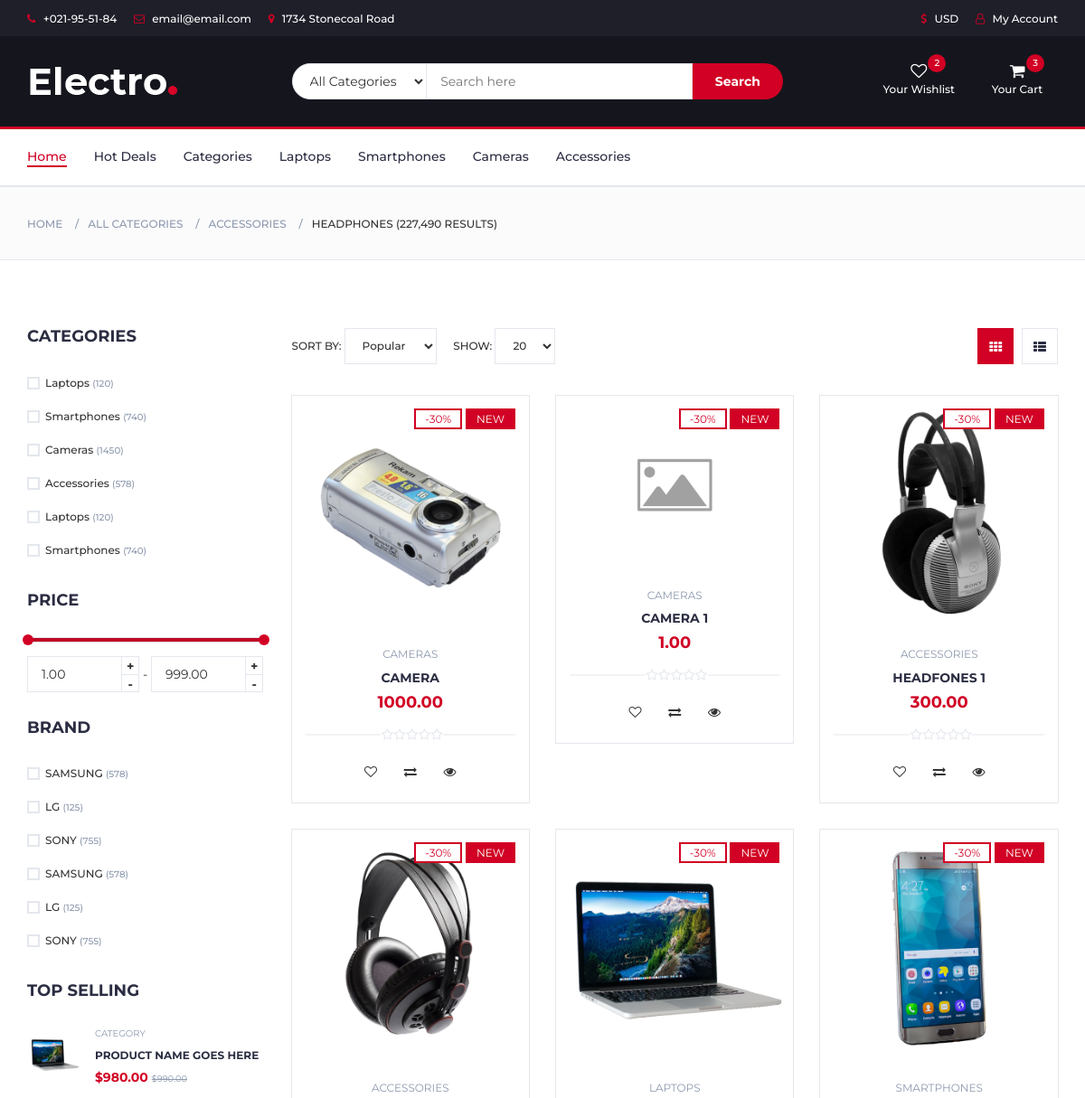
The page /store/ (upper part) on the database as committed earlier.
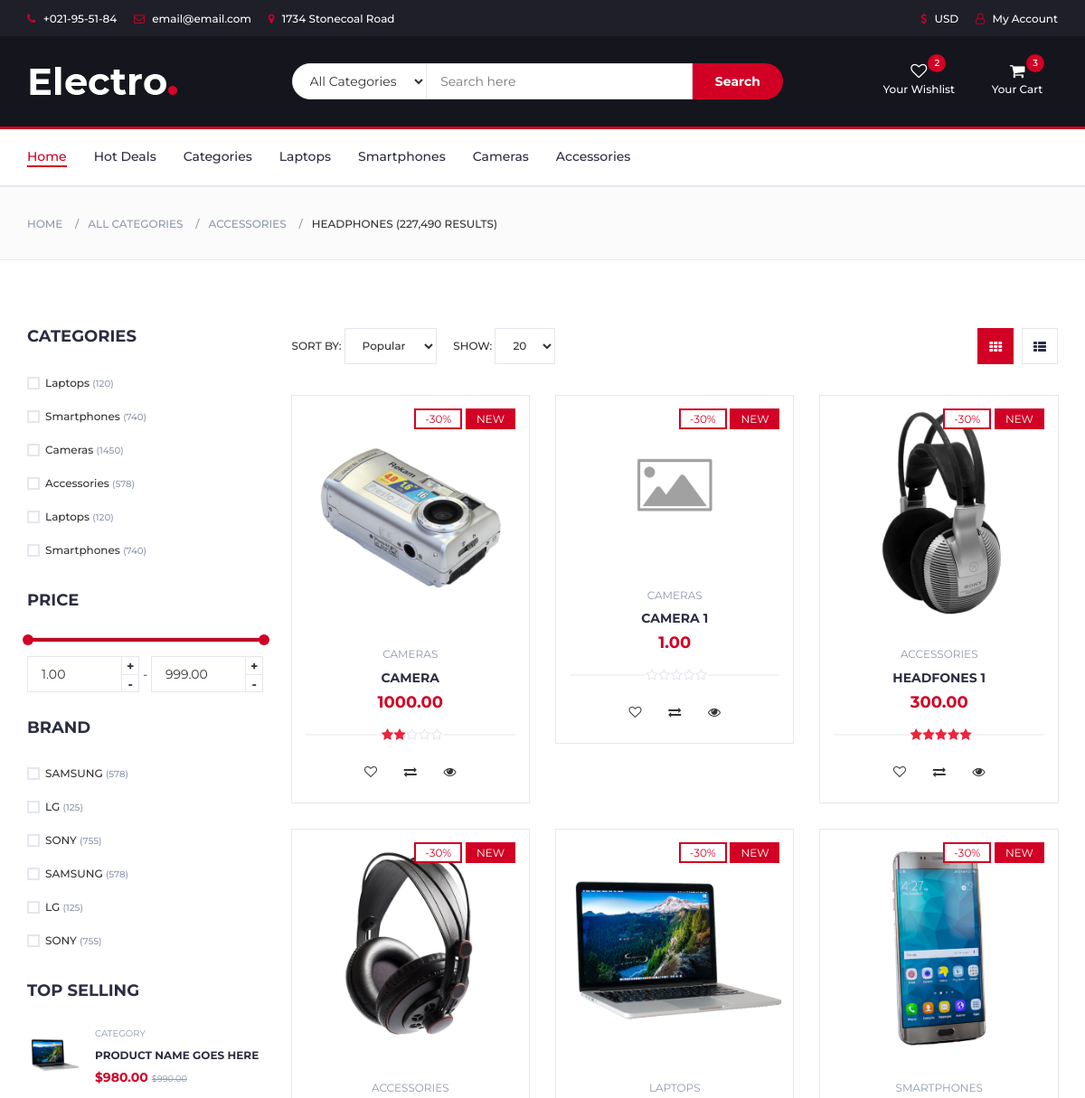
The same page on the database as committed later.
### shop/models.py (models this page shows, shortened)
class Product(models.Model):
    category = models.ForeignKey(Category, related_name='products', null=True, on_delete=models.SET_NULL)
    brand = models.ForeignKey(Brand, related_name='products', null=True, on_delete=models.SET_NULL)
    name = models.CharField(max_length=200, db_index=True)
    slug = models.SlugField(max_length=200, db_index=True)
    main_photo = models.ImageField(upload_to='products/%Y/%m/%d', blank=True)
    photo_1 = models.ImageField(upload_to='products/%Y/%m/%d', blank=True)
    photo_2 = models.ImageField(upload_to='products/%Y/%m/%d', blank=True)
    photo_3 = models.ImageField(upload_to='products/%Y/%m/%d', blank=True)
    description = models.TextField()
    details = models.TextField()
    price = models.DecimalField(max_digits=10, decimal_places=2)
    old_price = models.DecimalField(max_digits=10, decimal_places=2, null=True, blank=True)
    stock = models.PositiveIntegerField()
    available = models.BooleanField(default=True)
    rait = models.PositiveIntegerField(default=0)
    created = models.DateTimeField(auto_now_add=True)
    updated = models.DateTimeField(auto_now=True)
    class Meta:
        ordering = ('name',)
        index_together = (('id', 'slug'),)

class Category(models.Model):
    name = models.CharField(max_length=200, db_index=True)
    slug = models.SlugField(max_length=200, db_index=True, unique=True)
    class Meta:
        ordering = ('name',)
        verbose_name = 'Category'
        verbose_name_plural = 'Categories'
    def __str__(self) -> str:
        return self.name

### shop/views.py (the view)
# urls.py: url(r'^store/$', views.store, name='store'),
def store(request, category_slug = None):
    category = None
    categories = Category.objects.all()
    brand = None
    brands = Brand.objects.all()
    products = Product.objects.filter(available=True)
    if category_slug:
        category = get_object_or_404(Category, slug = category_slug)
        products = products.objects.filter(category=category)
    cart_product_form = CartAddProductForm()
    return render(request, 'pages/store.html', {'category':category,
                                                'categories':categories,
                                                'products':products,
                                                'cart_product_form':cart_product_form})

### cart/forms.py
class CartAddProductForm(forms.Form):
    quantity = forms.TypedChoiceField(choices=PRODUCT_QUANTITY_CHOISES)
    update = forms.BooleanField(required=False, initial=False, widget=forms.HiddenInput)

### templates/pages/store.html (shortened to what the changed rows need)
{% extends '../base.html' %}
{% load static %}
{% block content %}
		<div class="section">
			<div class="container">
				<div class="row">
					<div id="store" class="col-md-9">
						<div class="row">
							{% for product in products %}
							<div class="col-md-4 col-xs-6">
								<div class="product">
									<div class="product-img">
										<img src="{% if product.main_photo %}{{ product.main_photo.url }}{% else %}{% static 'img/placeholder-image.png' %}{% endif %}" alt="{{ product.name }}">
										<div class="product-label">
											<span class="sale">-30%</span>
											<span class="new">NEW</span>
										</div>
									</div>
									<div class="product-body">
										<p class="product-category">{{ product.category }}</p>
										<h3 class="product-name"><a href="#">{{ product.name }}</a></h3>
										<h4 class="product-price">{{ product.price }}{% if product.old_price %} <del class="product-old-price">{{ product.old_price }}</del>{% endif %}</h4>
										<div class="product-rating">
											{% with ''|center:5 as range %}
											{% for _ in range %}
												{% if forloop.counter <= product.rait %}
												<i class="fa fa-star"></i>
												{% else %}
												<i class="fa fa-star-o"></i>
												{% endif %}
											{% endfor %}
											{% endwith %}
										</div>
										<div class="product-btns">
											<button class="add-to-wishlist"><i class="fa fa-heart-o"></i><span class="tooltipp">add to wishlist</span></button>
											<button class="add-to-compare"><i class="fa fa-exchange"></i><span class="tooltipp">add to compare</span></button>
											<button class="quick-view"><i class="fa fa-eye"></i><span class="tooltipp">quick view</span></button>
										</div>
									</div>
									<div class="add-to-cart">
										<form action="{% url 'cart:cart_add' product_id=product.id %}" method="POST">
											{{ cart_product_form }}
										</form>
									</div>
								</div>
							</div>
							{% endfor %}
						</div>
					</div>
				</div>
			</div>
		</div>
{% endblock %}

Rows that differ between the two databases and show on the page:
changed Product "CAMERA": rait 0 → 2 (drawn)
changed Product "HEADFONES 1": rait 0 → 5 (drawn)
